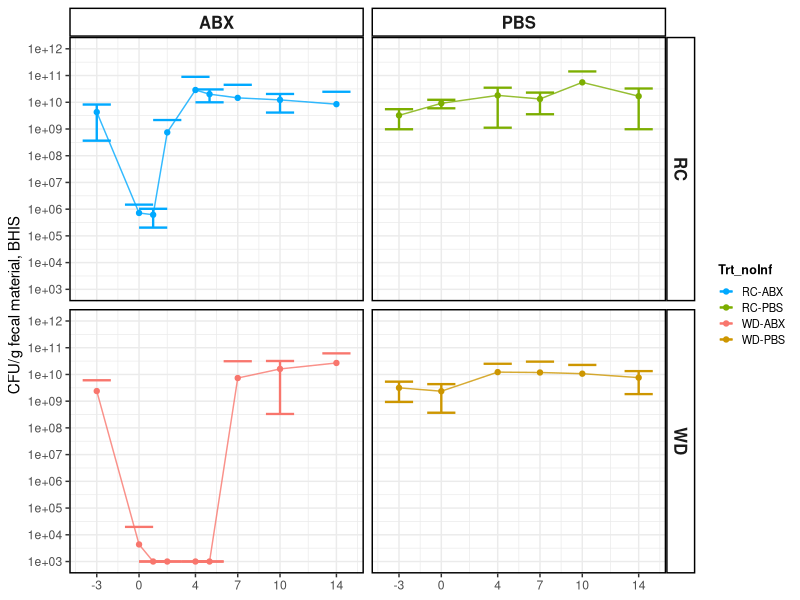
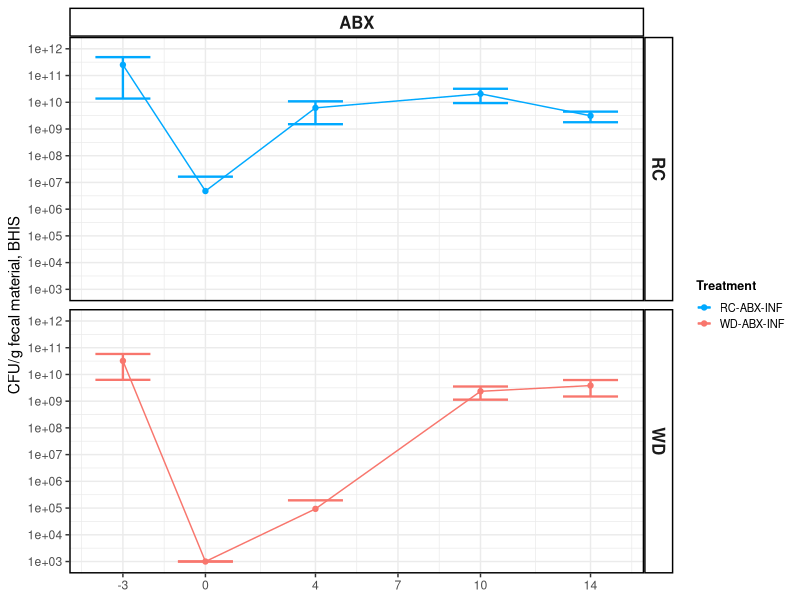

Write R code to recreate these figures, in order.
library(tidyverse)

setwd("/DIRECTORY/")

data = read.csv("a1_a3_allCFUs.csv")

#change 0s to 1000 for plotting
data$meanCFUpg_BHIS[which(data$meanCFUpg_BHIS == 0)] = 1e+3

#subset data for first 14 days after abx
d14 = subset(data, Rec_day_adj <= 14)

#subset the female cohorts (A1C1, A3C123)
d14_c123 = subset(d14, Cohort != 5 & Cohort != 6) %>% subset(Cohort != 4)
d14_c123 = subset(d14_c123, Rec_day_adj != 13) #only one cohort has a D13, so just get rid of that day

d14_c123 %>% group_by(Trt_noInf, Rec_day_adj) %>% tally()
#for females, n=10-24/group

#subset the male cohorts (A3C4)
c4 = subset(d14, Cohort == 4)
c4 %>% group_by(Trt_noInf, Rec_day_adj) %>% tally()
#for males, n=6/group


#calculate mean CFUs/g for each treatment/timepoint for female cohort
d14.summ = d14_c123 %>% group_by(Trt_noInf, Rec_day_adj, Diet, Abx) %>% 
  summarise(
    mean = mean(meanCFUpg_BHIS,na.rm=TRUE),
    sd = sd(meanCFUpg_BHIS, na.rm=TRUE))

p = ggplot(d14.summ) + aes(x = Rec_day_adj, y = mean, col = Trt_noInf) +
  geom_errorbar(aes(ymax=mean+sd,ymin=mean-sd),
                position=position_dodge(.5),
                width=2, linewidth=.8) +
  scale_y_log10() +
  scale_y_log10(breaks=c(1e+03,1e+04,1e+05,1e+06,1e+07,1e+08,1e+09,1e+10,1e+11, 1e+12),limits=c(1e+03,1e+12)) + 
  geom_line(alpha=0.8) + geom_jitter(position=position_dodge(0.5)) +
  ylab("CFU/g fecal material, BHIS") + theme_bw() +
  scale_x_continuous(breaks=c(-3,0,4,7,10,14),limits=c(-4,15)) +
  scale_color_manual(values=c("#00A9FF",  "#7CAE00",
                              "#F8766D", "#CD9600")) +
  facet_grid(Diet~Abx) +
  theme(#panel.grid.major = element_blank(),
    #panel.grid.minor = element_blank(),
    panel.background = element_blank()) +
  theme(legend.title = element_text(size = 9, face="bold"), 
        legend.text  = element_text(size = 8),
        legend.key.size = unit(0.8, "lines"),
        axis.title.x = element_blank(),
        strip.text = element_text(face="bold",size=12),
        strip.background = element_rect(fill="white",color="black",linewidth=1),
        panel.border = element_rect(color="black",fill="NA",linewidth=1))
p

#ggsave(file="FILE.svg", plot=p, width=5, height=4)

#calculate mean CFU/g for each treatment/timepoint for male cohort
c4.summ = c4 %>% group_by(Treatment, Rec_day_adj, Diet, Abx) %>% 
  summarise(
    mean = mean(meanCFUpg_BHIS),
    sd = sd(meanCFUpg_BHIS, na.rm=TRUE))

p1 = ggplot(c4.summ) + aes(x = Rec_day_adj, y = mean, col = Treatment) +
  geom_errorbar(aes(ymax=mean+sd,ymin=mean-sd),
                position=position_dodge(.5),
                width=2, linewidth=.8) +
  scale_y_log10(breaks=c(1e+03,1e+04,1e+05,1e+06,1e+07,1e+08,1e+09,1e+10,1e+11, 1e+12),limits=c(1e+03,1e+12)) + geom_line() + geom_point() +
  ylab("CFU/g fecal material, BHIS") + theme_bw() +
  scale_x_continuous(breaks=c(-3,0,4,7,10,14),limits=c(-4,15)) +
  scale_color_manual(values=c("#00A9FF","#F8766D")) +
  facet_grid(Diet~Abx) +
  theme(#panel.grid.major = element_blank(),
    #panel.grid.minor = element_blank(),
    panel.background = element_blank()) +
  theme(legend.title = element_text(size = 9, face="bold"), 
        legend.text  = element_text(size = 8),
        legend.key.size = unit(0.8, "lines"),
        axis.title.x = element_blank(),
        strip.text = element_text(face="bold",size=12),
        strip.background = element_rect(fill="white",color="black",linewidth=1),
        panel.border = element_rect(color="black",fill="NA",linewidth=1))
p1

#ggsave(file="FILE.svg", plot=p1, width=3.5, height=4)